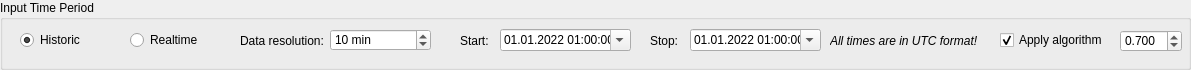
         <widget class="QGroupBox" name="groupCalcType">
          <property name="sizePolicy">
           <sizepolicy hsizetype="Preferred" vsizetype="Fixed">
            <horstretch>0</horstretch>
            <verstretch>0</verstretch>
           </sizepolicy>
          </property>
          <property name="minimumSize">
           <size>
            <width>0</width>
            <height>70</height>
           </size>
          </property>
          <property name="sizeIncrement">
           <size>
            <width>0</width>
            <height>0</height>
           </size>
          </property>
          <property name="baseSize">
           <size>
            <width>0</width>
            <height>0</height>
           </size>
          </property>
          <property name="title">
           <string>Input Time Period</string>
          </property>
          <widget class="QRadioButton" name="radioRealtime">
           <property name="enabled">
            <bool>true</bool>
           </property>
           <property name="geometry">
            <rect>
             <x>130</x>
             <y>30</y>
             <width>69</width>
             <height>20</height>
            </rect>
           </property>
           <property name="text">
            <string>Realtime</string>
           </property>
          </widget>
          <widget class="QRadioButton" name="radioTimeint">
           <property name="geometry">
            <rect>
             <x>20</x>
             <y>30</y>
             <width>89</width>
             <height>20</height>
            </rect>
           </property>
           <property name="text">
            <string>Historic</string>
           </property>
           <property name="checked">
            <bool>true</bool>
           </property>
          </widget>
          <widget class="QSpinBox" name="spinTimestep">
           <property name="geometry">
            <rect>
             <x>330</x>
             <y>29</y>
             <width>101</width>
             <height>22</height>
            </rect>
           </property>
           <property name="toolTip">
            <string/>
           </property>
           <property name="wrapping">
            <bool>false</bool>
           </property>
           <property name="suffix">
            <string> min</string>
           </property>
           <property name="prefix">
            <string/>
           </property>
           <property name="minimum">
            <number>1</number>
           </property>
           <property name="maximum">
            <number>1440</number>
           </property>
           <property name="value">
            <number>10</number>
           </property>
          </widget>
          <widget class="QLabel" name="label">
           <property name="geometry">
            <rect>
             <x>240</x>
             <y>20</y>
             <width>91</width>
             <height>41</height>
            </rect>
           </property>
           <property name="text">
            <string>Data resolution:</string>
           </property>
          </widget>
          <widget class="QDateTimeEdit" name="dateTimeStart">
           <property name="geometry">
            <rect>
             <x>500</x>
             <y>29</y>
             <width>131</width>
             <height>22</height>
            </rect>
           </property>
           <property name="dateTime">
            <datetime>
             <hour>1</hour>
             <minute>0</minute>
             <second>0</second>
             <year>2022</year>
             <month>1</month>
             <day>1</day>
            </datetime>
           </property>
           <property name="time">
            <time>
             <hour>1</hour>
             <minute>0</minute>
             <second>0</second>
            </time>
           </property>
           <property name="maximumTime">
            <time>
             <hour>8</hour>
             <minute>59</minute>
             <second>59</second>
            </time>
           </property>
           <property name="minimumTime">
            <time>
             <hour>9</hour>
             <minute>0</minute>
             <second>0</second>
            </time>
           </property>
           <property name="displayFormat">
            <string>dd.MM.yyyy HH:mm:ss</string>
           </property>
           <property name="calendarPopup">
            <bool>true</bool>
           </property>
           <property name="timeSpec">
            <enum>Qt::UTC</enum>
           </property>
          </widget>
          <widget class="QDateTimeEdit" name="dateTimeStop">
           <property name="geometry">
            <rect>
             <x>690</x>
             <y>29</y>
             <width>131</width>
             <height>22</height>
            </rect>
           </property>
           <property name="dateTime">
            <datetime>
             <hour>1</hour>
             <minute>0</minute>
             <second>0</second>
             <year>2022</year>
             <month>1</month>
             <day>1</day>
            </datetime>
           </property>
           <property name="time">
            <time>
             <hour>1</hour>
             <minute>0</minute>
             <second>0</second>
            </time>
           </property>
           <property name="maximumTime">
            <time>
             <hour>8</hour>
             <minute>59</minute>
             <second>59</second>
            </time>
           </property>
           <property name="minimumTime">
            <time>
             <hour>9</hour>
             <minute>0</minute>
             <second>0</second>
            </time>
           </property>
           <property name="displayFormat">
            <string>dd.MM.yyyy HH:mm:ss</string>
           </property>
           <property name="calendarPopup">
            <bool>true</bool>
           </property>
           <property name="timeSpec">
            <enum>Qt::UTC</enum>
           </property>
          </widget>
          <widget class="QLabel" name="label_2">
           <property name="geometry">
            <rect>
             <x>460</x>
             <y>20</y>
             <width>31</width>
             <height>41</height>
            </rect>
           </property>
           <property name="text">
            <string>Start:</string>
           </property>
          </widget>
          <widget class="QLabel" name="label_3">
           <property name="geometry">
            <rect>
             <x>650</x>
             <y>20</y>
             <width>31</width>
             <height>41</height>
            </rect>
           </property>
           <property name="text">
            <string>Stop:</string>
           </property>
          </widget>
          <widget class="QLabel" name="label_4">
           <property name="geometry">
            <rect>
             <x>830</x>
             <y>20</y>
             <width>171</width>
             <height>41</height>
            </rect>
           </property>
           <property name="font">
            <font>
             <weight>50</weight>
             <italic>true</italic>
             <bold>false</bold>
             <underline>false</underline>
            </font>
           </property>
           <property name="text">
            <string>All times are in UTC format!</string>
           </property>
          </widget>
          <widget class="QCheckBox" name="isCorrelationBox">
           <property name="geometry">
            <rect>
             <x>1000</x>
             <y>30</y>
             <width>111</width>
             <height>20</height>
            </rect>
           </property>
           <property name="text">
            <string>Apply algorithm</string>
           </property>
           <property name="checked">
            <bool>true</bool>
           </property>
          </widget>
          <widget class="QDoubleSpinBox" name="correlationSpin">
           <property name="geometry">
            <rect>
             <x>1120</x>
             <y>30</y>
             <width>62</width>
             <height>22</height>
            </rect>
           </property>
           <property name="decimals">
            <number>3</number>
           </property>
           <property name="singleStep">
            <double>0.100000000000000</double>
           </property>
           <property name="value">
            <double>0.700000000000000</double>
           </property>
          </widget>
         </widget>
